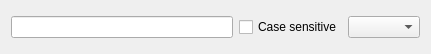
<?xml version="1.0" encoding="UTF-8"?>
<ui version="4.0">
 <class>SearchStr</class>
 <widget class="QWidget" name="SearchStr">
  <property name="geometry">
   <rect>
    <x>0</x>
    <y>0</y>
    <width>431</width>
    <height>54</height>
   </rect>
  </property>
  <property name="windowTitle">
   <string>Form</string>
  </property>
  <layout class="QHBoxLayout" name="horizontalLayout_2">
   <item>
    <layout class="QHBoxLayout" name="horizontalLayout">
     <item>
      <widget class="QLineEdit" name="name"/>
     </item>
     <item>
      <widget class="QCheckBox" name="caseSensitive">
       <property name="text">
        <string>Case sensitive</string>
       </property>
      </widget>
     </item>
     <item>
      <widget class="QComboBox" name="type"/>
     </item>
    </layout>
   </item>
  </layout>
 </widget>
 <resources/>
 <connections/>
</ui>
